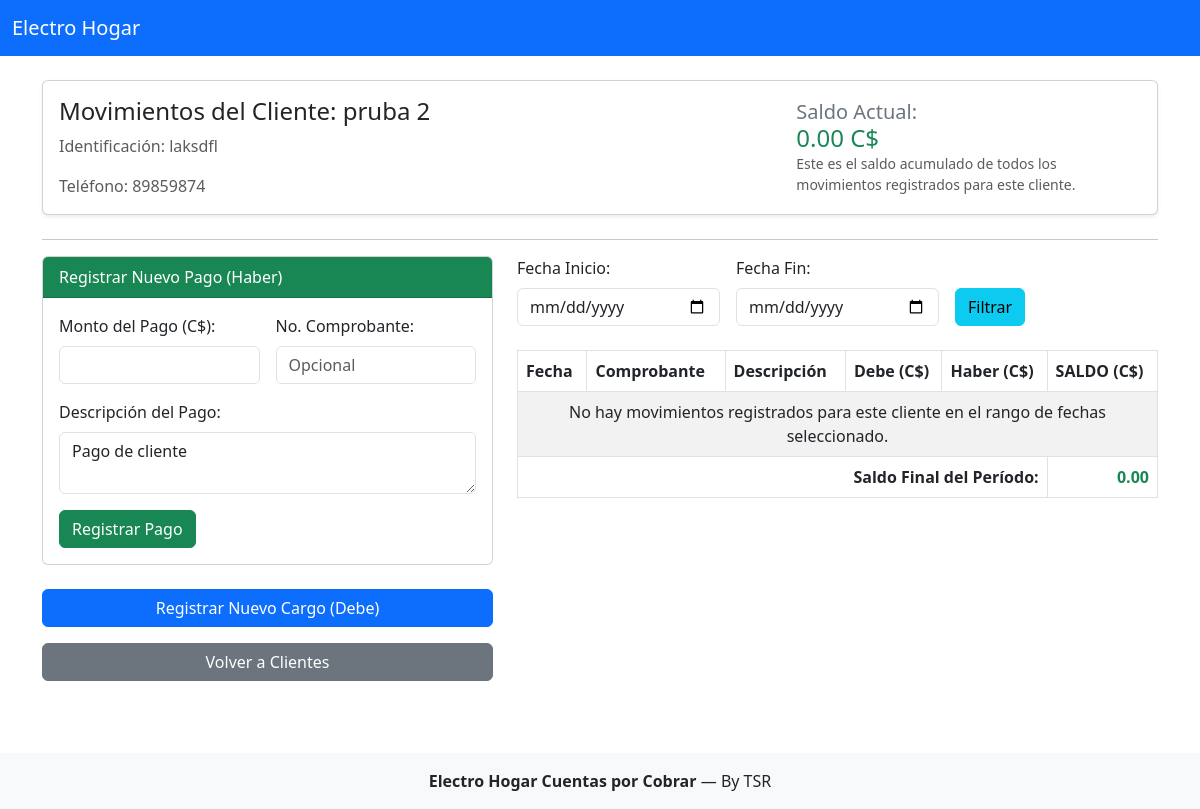
The app's page /clientes/2/movimientos with its own data.
### tables this page shows
CREATE TABLE IF NOT EXISTS clientes (
    cliente_id INT AUTO_INCREMENT PRIMARY KEY,
    nombre VARCHAR(100) NOT NULL,
    identificacion VARCHAR(30) UNIQUE NOT NULL,
    direccion TEXT,
    telefono VARCHAR(20),
    activo BOOLEAN DEFAULT TRUE,
    frecuencia_pago ENUM('Semanal', 'Quincenal', 'Mensual') DEFAULT 'Semanal'
);

### src/models/Cliente.php (called while the page is built, shortened)
<?php
require_once __DIR__ . '/../../config/database.php';
class Cliente {
    public static function getById($id) {
        global $pdo;
        $stmt = $pdo->prepare('SELECT cliente_id, nombre, identificacion, direccion, telefono, activo FROM clientes WHERE cliente_id = ?');
        $stmt->execute([$id]);
        return $stmt->fetch();
    }
}

### src/views/movimientos/index.php (the view, shortened to what this page needs)
<?php
include __DIR__ . '/../layout/header.php';
$fecha_inicio_val = $_GET['fecha_inicio'] ?? '';
$fecha_fin_val = $_GET['fecha_fin'] ?? '';
$saldo_periodo_visible = 0;
?>
<div class="container">
    <div class="card shadow-sm mb-4">
        <div class="card-body">
            <div class="row align-items-center">
                <div class="col-md-8">
                    <h2 class="card-title h4 text-dark mb-2">Movimientos del Cliente: <?= htmlspecialchars($cliente['nombre'] ?? 'Desconocido') ?></h2>
                    <p class="card-text text-muted">Identificación: <?= htmlspecialchars($cliente['identificacion'] ?? '') ?></p>
                    <p class="card-text text-muted mb-md-0">Teléfono: <?= htmlspecialchars($cliente['telefono'] ?? '') ?></p>
                </div>
                <div class="col-md-4 text-md-right mt-3 mt-md-0">
                    <h4 class="h5 text-secondary mb-0">Saldo Actual:</h4>
                    <h4 class="h4 font-weight-bold mb-0">
                        <span class="<?= ($saldo_periodo_visible < 0) ? 'text-danger' : 'text-success' ?>">
                            <?= number_format($saldo_periodo_visible, 2) ?> C$
                        </span>
                    </h4>
                    <?php if (!$fecha_inicio_val && !$fecha_fin_val): ?>
                        <p class="card-text text-muted small">Este es el saldo acumulado de todos los movimientos registrados para este cliente.</p>
                    <?php endif; ?>
                </div>
            </div>
        </div>
    </div>
    <hr>
    <div class="row">
        <div class="col-md-5">
            <div class="card mb-4">
                <div class="card-header bg-success text-white">
                    Registrar Nuevo Pago (Haber)
                </div>
                <div class="card-body">
                    <form action="<?php echo BASE_URL; ?>/clientes/<?= htmlspecialchars($cliente['cliente_id']) ?>/movimientos/crear" method="post">
                        <div class="row g-3">
                            <div class="col-md-6">
                                <label for="monto_pago" class="form-label">Monto del Pago (C$):</label>
                                <input type="number" class="form-control" id="monto_pago" name="haber" step="0.01" min="0.01" required>
                            </div>
                            <div class="col-md-6"> <label for="numero_comprobante_pago" class="form-label">No. Comprobante:</label>
                                <input type="text" class="form-control" id="numero_comprobante_pago" name="numero_comprobante" placeholder="Opcional">
                            </div>
                            <div class="col-12"> <label for="descripcion_pago" class="form-label">Descripción del Pago:</label>
                                <textarea class="form-control" id="descripcion_pago" name="descripcion" rows="2" placeholder="Ej: Pago de factura #123, Abono quincenal" required>Pago de cliente</textarea>
                            </div>
                            <div class="col-12">
                                <button type="submit" class="btn btn-success">Registrar Pago</button>
                            </div>
                        </div>
                    </form>
                </div>
            </div>
            <a href="<?php echo BASE_URL; ?>/clientes/<?= htmlspecialchars($cliente['cliente_id']) ?>/movimientos/crear" class="btn btn-primary mb-3 w-100">Registrar Nuevo Cargo (Debe)</a>
            <a href="<?php echo BASE_URL; ?>/clientes" class="btn btn-secondary w-100">Volver a Clientes</a>
        </div>
        <div class="col-md-7">
            <form method="get" class="row g-3 align-items-end mb-4">
                <div class="col-md-4">
                    <label for="fecha_inicio" class="form-label">Fecha Inicio:</label>
                    <input type="date" class="form-control" id="fecha_inicio" name="fecha_inicio" value="<?= htmlspecialchars($fecha_inicio_val) ?>">
                </div>
                <div class="col-md-4">
                    <label for="fecha_fin" class="form-label">Fecha Fin:</label>
                    <input type="date" class="form-control" id="fecha_fin" name="fecha_fin" value="<?= htmlspecialchars($fecha_fin_val) ?>">
                </div>
                <div class="col-md-4">
                    <button type="submit" class="btn btn-info me-2">Filtrar</button>
                </div>
            </form>
            <table class="table table-bordered table-striped mt-3">
                <thead>
                    <tr>
                        <th>Fecha</th>
                        <th>Comprobante</th>
                        <th>Descripción</th>
                        <th>Debe (C$)</th>
                        <th>Haber (C$)</th>
                        <th>SALDO (C$)</th>
                    </tr>
                </thead>
                <tbody>
                    <?php if (!empty($movimientos)): ?>
                        <?php $saldo_actual_linea = 0;
                        ?>
                        <?php foreach ($movimientos as $movimiento): ?>
                            <tr>
                                <td><?= htmlspecialchars($movimiento['fecha']) ?></td>
                                <td><?= htmlspecialchars($movimiento['numero_comprobante'] ?? '') ?></td>
                                <td><?= htmlspecialchars($movimiento['descripcion']) ?></td>
                                <td class="text-end"><?= number_format($movimiento['debe'], 2) ?></td>
                                <td class="text-end"><?= number_format($movimiento['haber'], 2) ?></td>
                                <?php
                                $saldo_actual_linea += ($movimiento['debe'] - $movimiento['haber']);
                                ?>
                                <td class="text-end">
                                    <span class="<?= ($saldo_actual_linea < 0) ? 'text-danger' : 'text-success' ?>">
                                        <?= number_format($saldo_actual_linea, 2) ?>
                                    </span>
                                </td>
                                <td>
                                </td>
                            </tr>
                        <?php endforeach; ?>
                    <?php else: ?>
                        <tr>
                            <td colspan="6" class="text-center">No hay movimientos registrados para este cliente en el rango de fechas seleccionado.</td>
                        </tr>
                    <?php endif; ?>
                </tbody>
                <tfoot>
                    <tr>
                        <th colspan="5" class="text-end">Saldo Final del Período:</th>
                        <th class="text-end">
                            <span class="<?= ($saldo_periodo_visible < 0) ? 'text-danger' : 'text-success' ?>">
                                <?= number_format($saldo_periodo_visible, 2) ?>
                            </span>
                        </th>
                    </tr>
                </tfoot>
            </table>
        </div>
    </div>
</div>
<?php include __DIR__ . '/../layout/footer.php'; ?>

### records on screen
clientes: nombre "pruba 2", identificacion "laksdfl", telefono "89859874"

### other values on screen
$saldo_periodo_visible "0.00"
